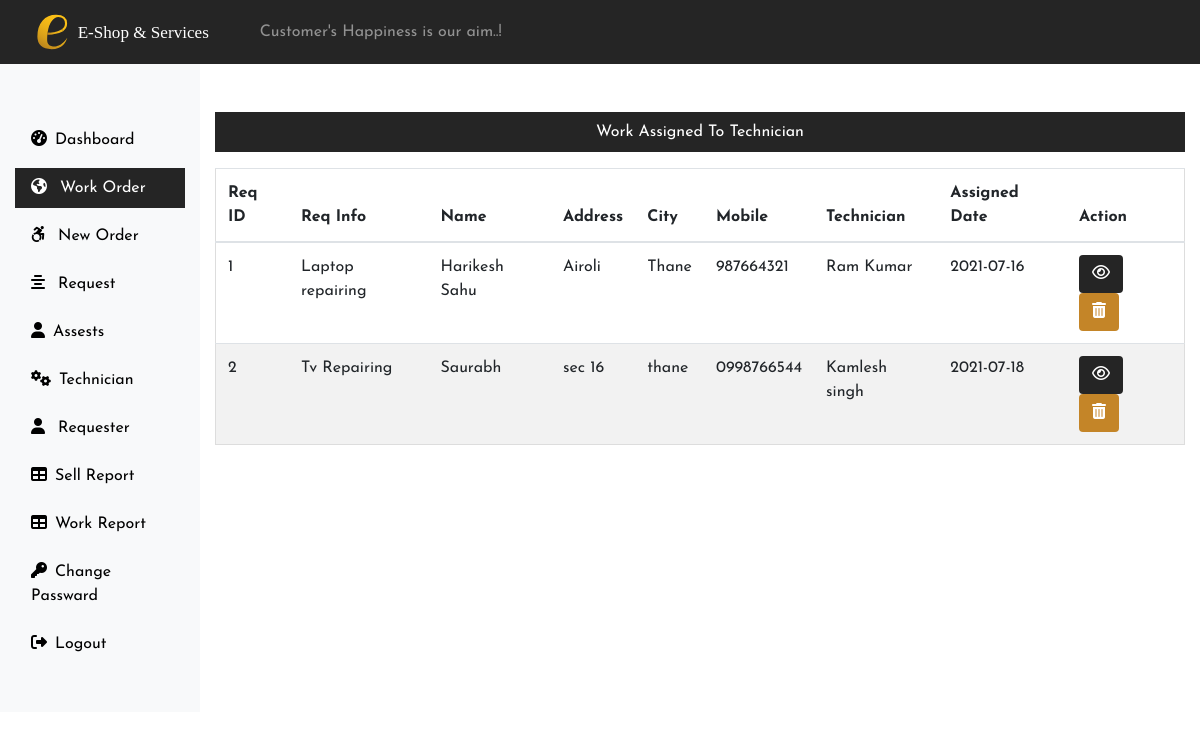
Page /Admin/workOrder.php (signed in) on the committed database.
### tables this page shows
CREATE TABLE IF NOT EXISTS `assign` (
  `aid` int(11) NOT NULL AUTO_INCREMENT,
  `rid` int(11) NOT NULL,
  `request` varchar(255) NOT NULL,
  `description` varchar(255) NOT NULL,
  `name` varchar(255) NOT NULL,
  `address1` varchar(255) NOT NULL,
  `address2` varchar(255) NOT NULL,
  `city` varchar(255) NOT NULL,
  `state` varchar(255) NOT NULL,
  `zip` varchar(255) NOT NULL,
  `email` varchar(255) NOT NULL,
  `mobile` varchar(255) NOT NULL,
  `assign` varchar(255) NOT NULL,
  `date` varchar(255) NOT NULL,
  PRIMARY KEY (`aid`)
);

### Admin/workOrder.php (the view, shortened to what this page needs)
<?php
 include('../connection.php');
 include('includes/header.php');
 ?>
<div class="col-sm-9 col-md-10 mt-5">
<p class="blkColor text-white text-center p-2">Work Assigned To Technician</p>
  <?php
   $sql = "SELECT * FROM `assign`";
   $result= $conn->query($sql);
   if($result->num_rows > 0){
    echo  '<table class="table">
        <thead>
            <tr>
            <th scope=" col"> Req ID</th>
            <th scope=" col"> Req Info</th>
            <th scope=" col"> Name</th>
            <th scope=" col"> Address</th>
            <th scope=" col"> City</th>
            <th scope=" col">Mobile </th>
            <th scope=" col"> Technician</th>
            <th scope=" col"> Assigned Date</th>
            <th scope=" col"> Action</th>
            </tr>
        </thead>
        <tbody>';
        while($row = $result->fetch_assoc()){
                echo ' <tr>';
                echo '<td>'.$row['rid'].'</td>';
                echo '<td>'.$row['request'].'</td>';
                echo '<td>'.$row['name'].'</td>';
                echo '<td>'.$row['address1'].'</td>';
                echo '<td>'.$row['city'].'</td>';
                echo '<td>'.$row['mobile'].'</td>';
                echo '<td>'.$row['assign'].'</td>';
                echo '<td>'.$row['date'].'</td>';
                echo '<td>';
                echo '<form action="viewAssign.php" method="post"class=" d-inline mr-2">';
                echo '<input type="hidden" name="id" value='.$row["rid"].'><button class="btn " name ="view" value ="View" type="submit"><i class="fa fa-eye"></i></button>';
                echo '</form>';
                echo '<form action="" method="post" class="d-inline mr-2">';
                echo '<input type="hidden" name="id" value='.$row["rid"].'><button class="btn btn1" name ="delete" value ="delete" type="submit"><i class="fa fa-trash"></i></button>';
                echo '</form>';
                echo '</td>';
                echo     '</tr>';
             }
             echo  '</tbody>
       </table>';
   }else{
       echo '0 Result';
   }
  ?>
</div>
<?php include('includes/footer.php');?>

### css/portalStyle.css (style rules this page uses)
body { overflow-x: hidden; }
table { border-collapse: collapse; border-spacing: 0; width: 100%; border: 1px solid #ddd; }
th, td { text-align: left; padding: 16px; }
tr:nth-child(even) { background-color: #f2f2f2; }
* { margin: 0; padding: 0; box-sizing: border-box; font-family: 'Josefin Sans', sans-serif; }
.btn { background-color:#252525; color:#fff; }
.btn1 { background-color:#c48528; color:#fff; }
.blkColor { background-color:#252525; }

### rows in the picture
assign: rid "1", request "Laptop repairing", name "Harikesh Sahu", address1 "Airoli", city "Thane", mobile "987664321", assign "Ram Kumar", date "2021-07-16"
assign: rid "2", request "Tv Repairing", name "Saurabh", address1 "sec 16", city "thane", mobile "0998766544", assign "Kamlesh singh", date "2021-07-18"
